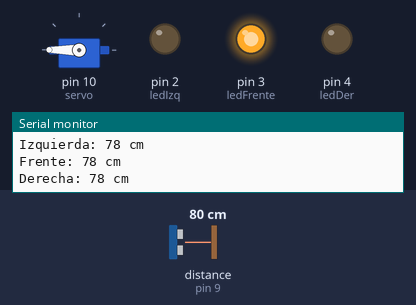
Bench run of a sketch on a simulated Arduino Uno, built with avr-gcc and run on an emulated ATmega328P. On the bench: servo, output pins drawn as LEDs (lit = HIGH), the last lines printed to the serial monitor. Wiring (inferred from the names in the program): ultrasonic range finder: trigger pin 8; echo pin 9. The inputs (shaded band) are chosen by the test bench; at power-on: distance to the obstacle (sensor on pin 9) 80 cm. The echo pulse lasts 58.3 µs per cm; pins used as bus, display or sensor lines are not drawn.

Above: at 1.8 s.
1.9 s: distance to the obstacle (sensor on pin 9) set to 30 cm
6.0 s: distance to the obstacle (sensor on pin 9) set to 24 cm
At 8.1 s:
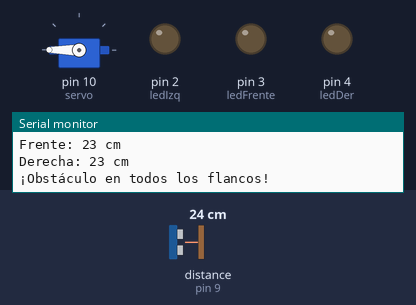
10.1 s: distance to the obstacle (sensor on pin 9) set to 35 cm
At 11.7 s:
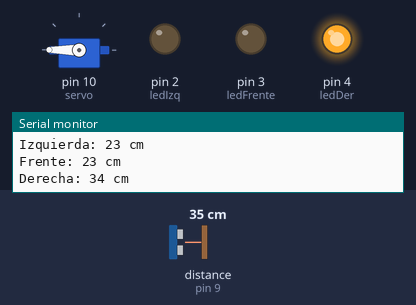
14.2 s: distance to the obstacle (sensor on pin 9) set to 2 cm
At 18.2 s:
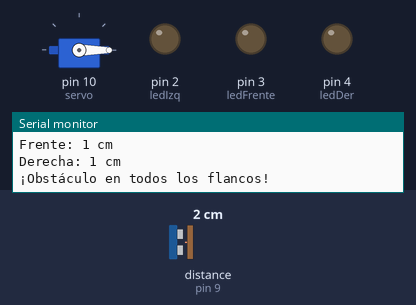
18.3 s: distance to the obstacle (sensor on pin 9) set to 60 cm
At 21.9 s:
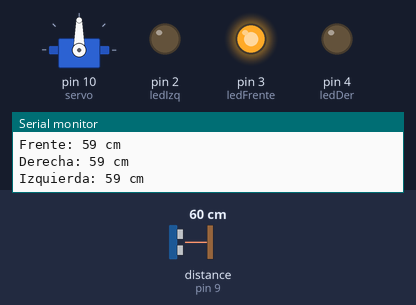
Timing chart, 0 to 23.4 s (numbered marks = the images above; inputs shaded):
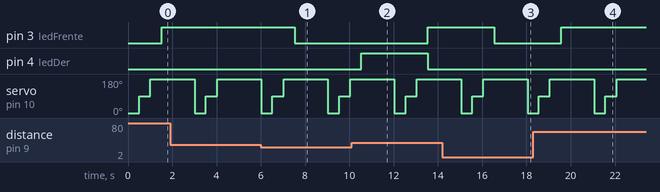

The sketch:

Practica22.ino
```cpp
#include <Servo.h>

// Pines del sensor ultrasónico
const int trigPin = 8;
const int echoPin = 9;

// Servo para girar el sensor
Servo servo;

// Pines de los LEDs
const int ledIzq = 2;
const int ledFrente = 3;
const int ledDer = 4;

// Ángulos para los 3 flancos
const int anguloIzq = 0;
const int anguloFrente = 90;
const int anguloDer = 180;

// Distancia crítica (cm)
const int distanciaCritica = 25;

// Variables para guardar distancias
int distIzq, distFrente, distDer;

void setup() {
  Serial.begin(9600);

  // Configurar pines del sensor y LEDs
  pinMode(trigPin, OUTPUT);
  pinMode(echoPin, INPUT);
  pinMode(ledIzq, OUTPUT);
  pinMode(ledFrente, OUTPUT);
  pinMode(ledDer, OUTPUT);

  // Conectar servo
  servo.attach(10);

  Serial.println("Escaneo de obstáculos iniciado...");
}

void loop() {
  // Escanear izquierda
  servo.write(anguloIzq);
  delay(500);
  distIzq = medirDistancia();
  Serial.print("Izquierda: "); Serial.print(distIzq); Serial.println(" cm");

  // Escanear frente
  servo.write(anguloFrente);
  delay(500);
  distFrente = medirDistancia();
  Serial.print("Frente: "); Serial.print(distFrente); Serial.println(" cm");

  // Escanear derecha
  servo.write(anguloDer);
  delay(500);
  distDer = medirDistancia();
  Serial.print("Derecha: "); Serial.print(distDer); Serial.println(" cm");

  // Lógica de decisión
  digitalWrite(ledIzq, LOW);
  digitalWrite(ledFrente, LOW);
  digitalWrite(ledDer, LOW);

  if (distFrente > distanciaCritica) {
    digitalWrite(ledFrente, HIGH); // Camino libre al frente
  } else if (distDer > distanciaCritica) {
    digitalWrite(ledDer, HIGH); // Camino libre a la derecha
  } else if (distIzq > distanciaCritica) {
    digitalWrite(ledIzq, HIGH); // Camino libre a la izquierda
  } else {
    // Todos los caminos bloqueados
    Serial.println("¡Obstáculo en todos los flancos!");
  }

  delay(1500); // Espera antes de nuevo escaneo
}

// Función para medir distancia con el sensor ultrasónico
int medirDistancia() {
  digitalWrite(trigPin, LOW);
  delayMicroseconds(2);

  digitalWrite(trigPin, HIGH);
  delayMicroseconds(10);
  digitalWrite(trigPin, LOW);

  long duracion = pulseIn(echoPin, HIGH);
  int distancia = duracion * 0.034 / 2; // Convertir a cm

  return distancia;
}
```

Measured:
- the behaviour switches between 27 and 26 cm on distance to the obstacle (sensor on pin 9) (found by bisection; images 0 and 1)
- after the input at 6.0 s, pin 3 (ledFrente): HIGH → LOW after 1.5 s
- after the input at 10.1 s, pin 3 (ledFrente): LOW → HIGH after 3.4 s; pin 4 (ledDer): LOW → HIGH after 0.44 s, → LOW 3.0 s later
- after the input at 14.2 s, pin 3 (ledFrente): HIGH → LOW after 2.3 s
- after the input at 18.3 s, pin 3 (ledFrente): LOW → HIGH after 1.3 s
